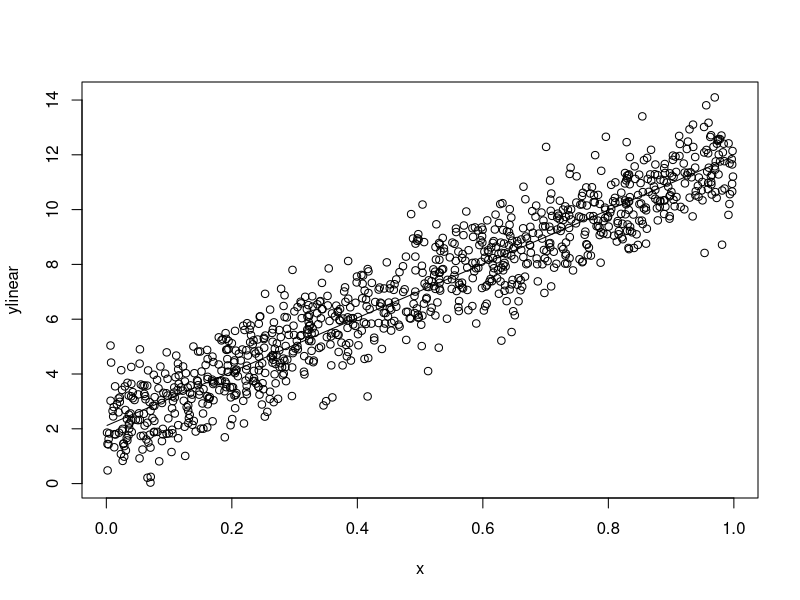
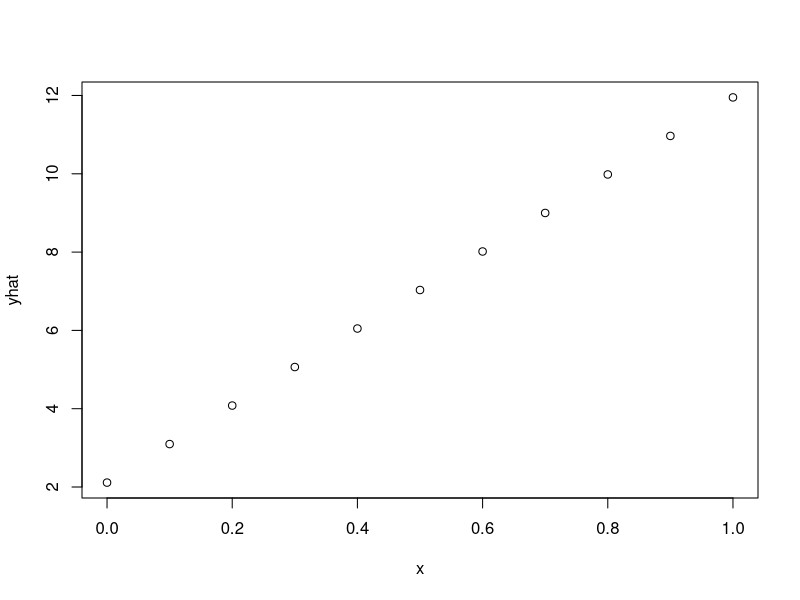
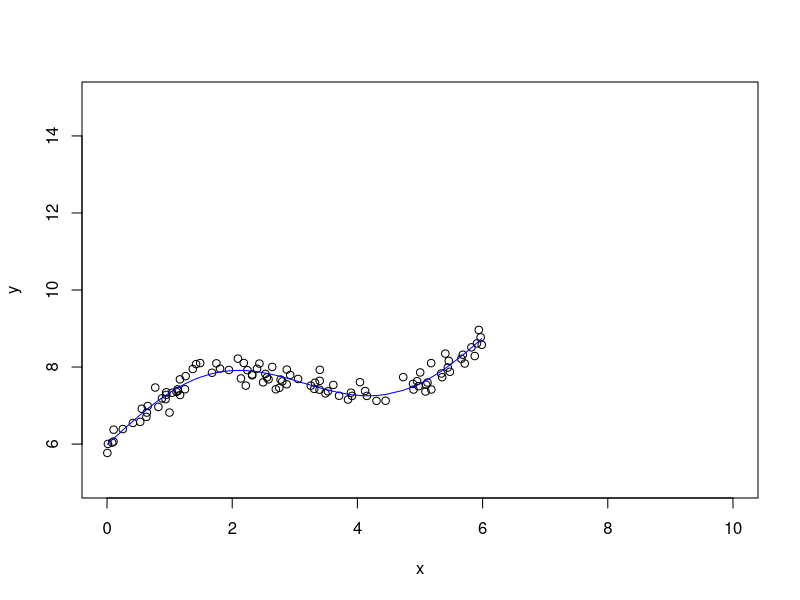
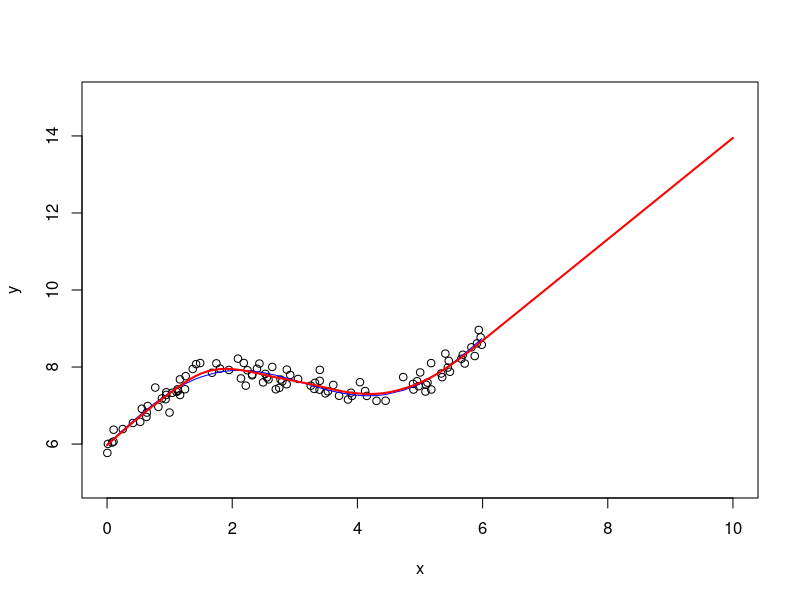
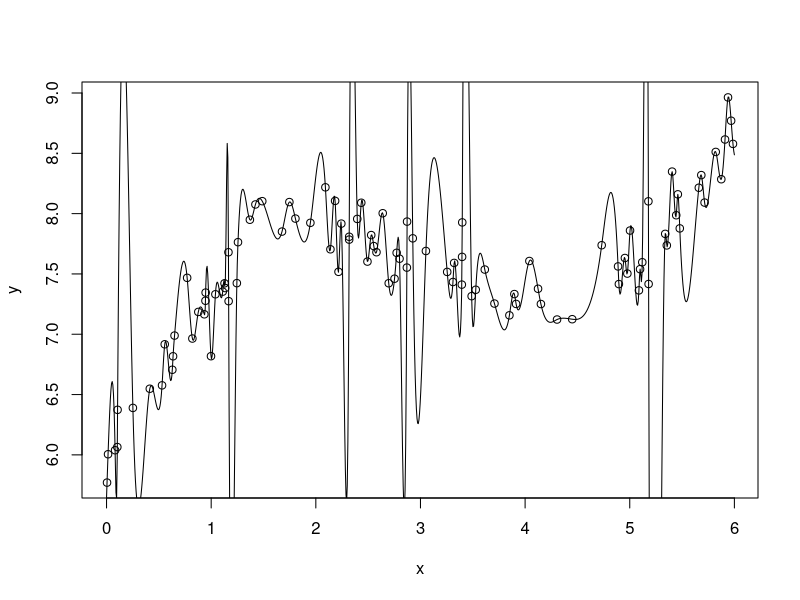

Reproduce these figures in R, in order.
## ---- chunk 1
n = 1000
x = sort(runif(n)) # Sorting helps with plotting.
d = data.frame(x)
noise = rnorm(n)
d$ylinear = 10 * x + 2 + noise


# Can sorting x change the fit of the model?
# No

fit1 = lm(ylinear ~ x, data = d)

with(d, plot(x, ylinear))
lines(d$x, predict(fit1))
## ---- chunk 2
coef(fit1)
## ---- chunk 3
d2 = data.frame(x = seq(from = 0, to =1, by = 0.1))
d2$yhat = predict(fit1, d2)

# 123 go- what should this plot look like
with(d2, plot(x, yhat))
## ---- chunk 4
set.seed(383)
n = 100
x = 6*sort(runif(n))
noise = rnorm(n, sd = 0.2)
y = 0.5 * x + sin(x) + 6 + noise
d = data.frame(x, y)

fit_l = lm(y ~ x + sin(x), data = d)

with(d, plot(x, y, xlim = c(0, 10), ylim = c(5, 15)))
lines(d$x, predict(fit_l), col = "blue")
## ---- chunk 5
fit_s = smooth.spline(d)
ps = predict(fit_s)[["y"]]

x10 = seq(from = 0, to = 10, by = 0.1)
y10 = predict(fit_s, x10)[["y"]]

with(d, plot(x, y, xlim = c(0, 10), ylim = c(5, 15)))
#with(d, plot(x, y))
lines(d$x, predict(fit_l), col = "blue")
lines(x10, y10, col = "red", lwd = 2)
## ---- chunk 6
fs = splinefun(d) # spline interpolation

x2 = seq(from = 0, to = 6, length.out = 1000)
with(d, plot(x, y))

lines(x2, fs(x2))

# The spline function fs overfits the data.
# It fits the noise. This is bad.

#lines(d$x, predict(fit_l), col = "blue")
#lines(d$x, ps, col = "red", lwd = 2)
## ---- chunk 7
#' Calculate the mean squared error of the model on testdata
#'
#' @param model fitted model object
#' @param testdata data frame containing a column y representing the true values to compare the fitted values against
mse = function(model, testdata)
{
}
## ---- chunk 8
# Simulate data
n = 200
d = data.frame(x = runif(n))
d$y = 10 * d$x + 2 + rnorm(n)

# Test / train split
test_index = sample(n, size = round(n/2))
dtrain = d[test_index, ]
dtest = d[-test_index, ]

fit = lm(y ~ x, data = dtrain)
mse(fit, dtest)
